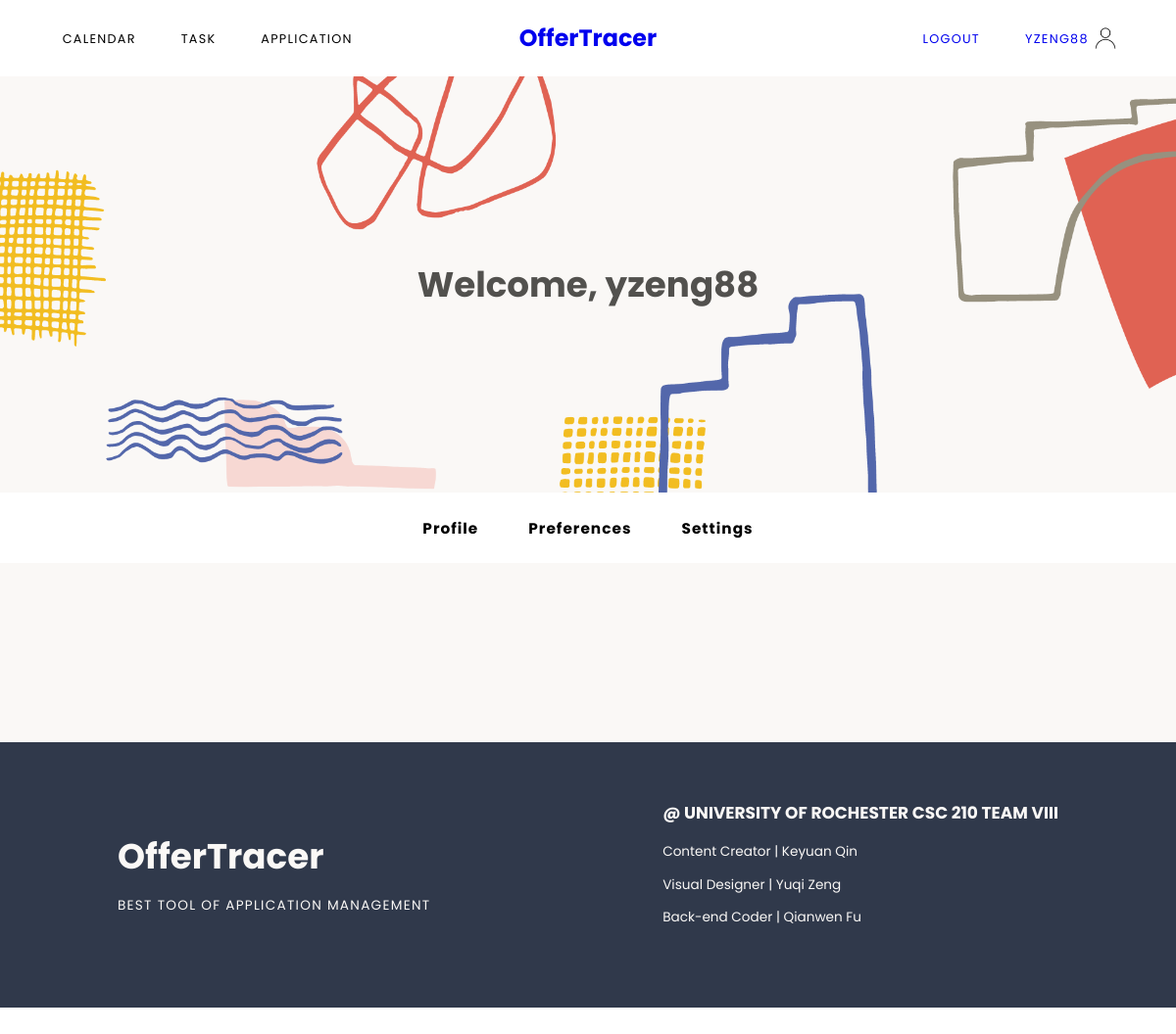
/preference (signed in), run on an earlier commit of the app's database.
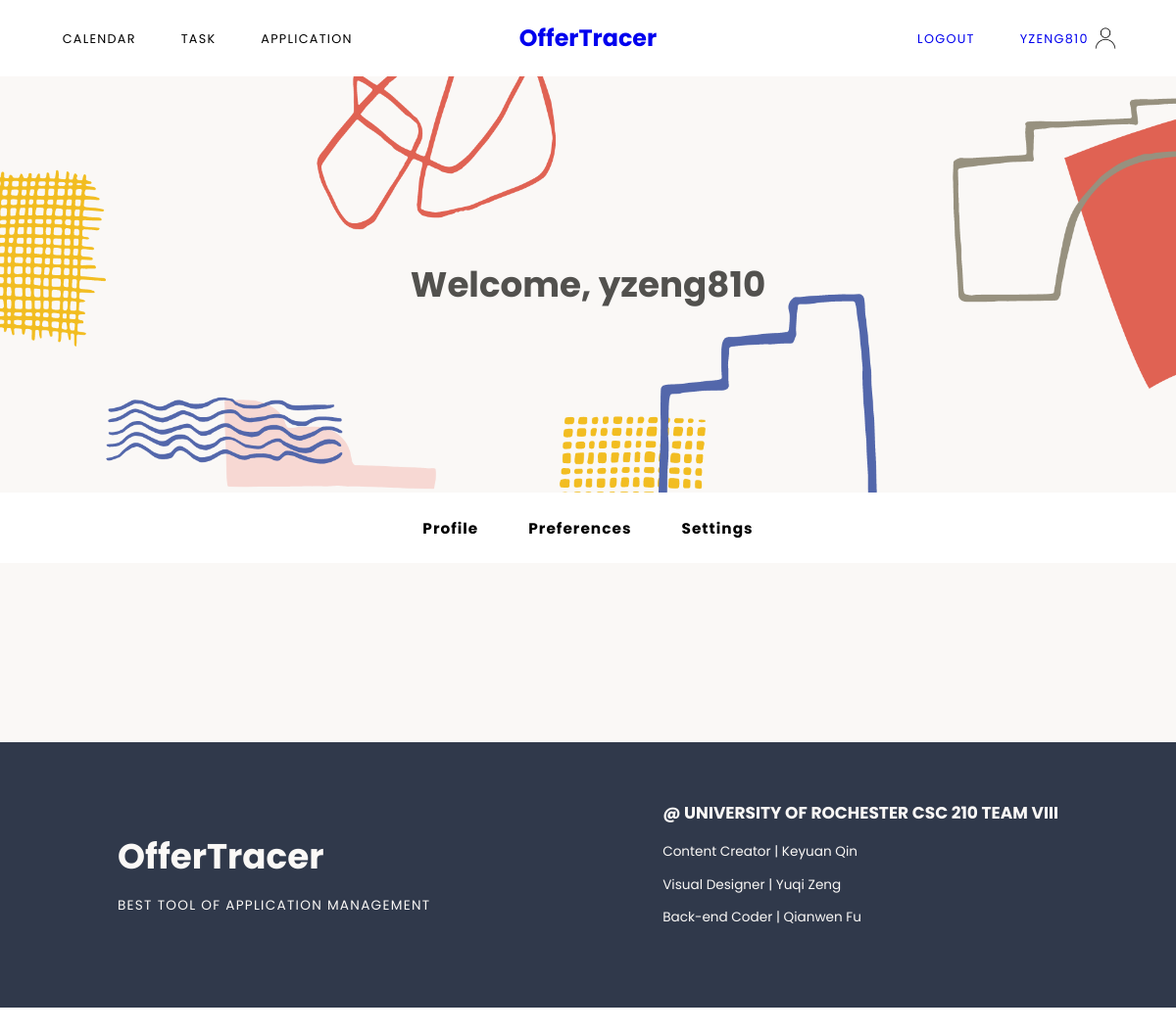
And on a later commit of the database.
### models.py (models this page shows, shortened)
class User(UserMixin, db.Model):
	id = db.Column(db.Integer, primary_key=True)
	email = db.Column(db.String(100), unique=True, nullable=False)
	password = db.Column(db.String(100), nullable=False)
	name = db.Column(db.String(100), nullable=False)
	jobs = db.relationship('Job', backref='author', lazy=True)
	tasks = db.relationship('Task', backref='author', lazy=True)

### main.py (the view)
@main.route('/preference')
@login_required
def preference():
	return render_template('preference.html', name=current_user.name)

### app.py (called while the page is built)
@login_manager.user_loader
def load_user(user_id):
	return User.query.get(int(user_id))

### templates/preference.html
{% extends "dashboardBase.html" %}
{% block dashboard %}
<div class="dashContent">
</div>
{% endblock %}

### templates/dashboardBase.html
{% extends "baseLogged.html" %}
{% block content %}
<div class="dashContainer">
<div class="dashHeader sectionContainer">
	<div class="content">
		<h1>Welcome, {{ name }}</h1>
	</div>
</div>
<nav class="dashMenu">
	<a href="{{url_for('main.dashboard')}}">Profile</a>
	<a href="{{url_for('main.preference')}}">Preferences</a>
	<a href="{{url_for('main.account')}}">Settings</a>
</nav>
<div class="dashContentContainer">
	{% block dashboard %}
	{% endblock %}
</div>
</div>
{% endblock %}

### templates/baseLogged.html (shortened to what this page needs)
<!DOCTYPE html>
<html lang="en">
<head>
	<link rel="stylesheet" type="text/css" href="{{ url_for('static', filename='css/nav.css') }}">
	<link rel="stylesheet" type="text/css" href="{{ url_for('static', filename='css/styles.css') }}">
	<link rel="stylesheet" type="text/css" href="{{ url_for('static', filename='css/dashboard.css') }}">
</head>
<body>
	{% if current_user.is_authenticated %}
	<nav class="main-menu auth">
		<div class="m1">
			<a href="">Calendar</a>
			<a href="">Task</a>
			<a href="">Application</a>
		</div>
		<div class="title">
			<a href="{{url_for('main.index')}}">OfferTracer</a>
		</div>
		<div class="m2">
			<a href="{{url_for('auth.logout')}}">Logout</a>
			<a href="{{url_for('main.dashboard')}}" class="accName">{{ name }}</a>
		</div>
	</nav>
	{% block content %}
	{% endblock %}
	<footer class="sectionContainer">
			<div class="content footerContent containAlignCenter">
				<div class="webName">
					<h3>OfferTracer</h3>
					<p>Best Tool of Application Management</p>
				</div>
				<div class="developer">
					<h3>@ University of Rochester CSC 210 TEAM VIII</h3>
					<p>Content Creator | Keyuan Qin</p>
					<p>Visual Designer | Yuqi Zeng</p>
					<p>Back-end Coder | Qianwen Fu</p>
				</div>
			</div>
	</footer>
	{% endif %}
</body>
</html>

What changed in the data, as far as the page shows it:
changed User: name "YZENG88" → "YZENG810"; name "yzeng88" → "yzeng810"
